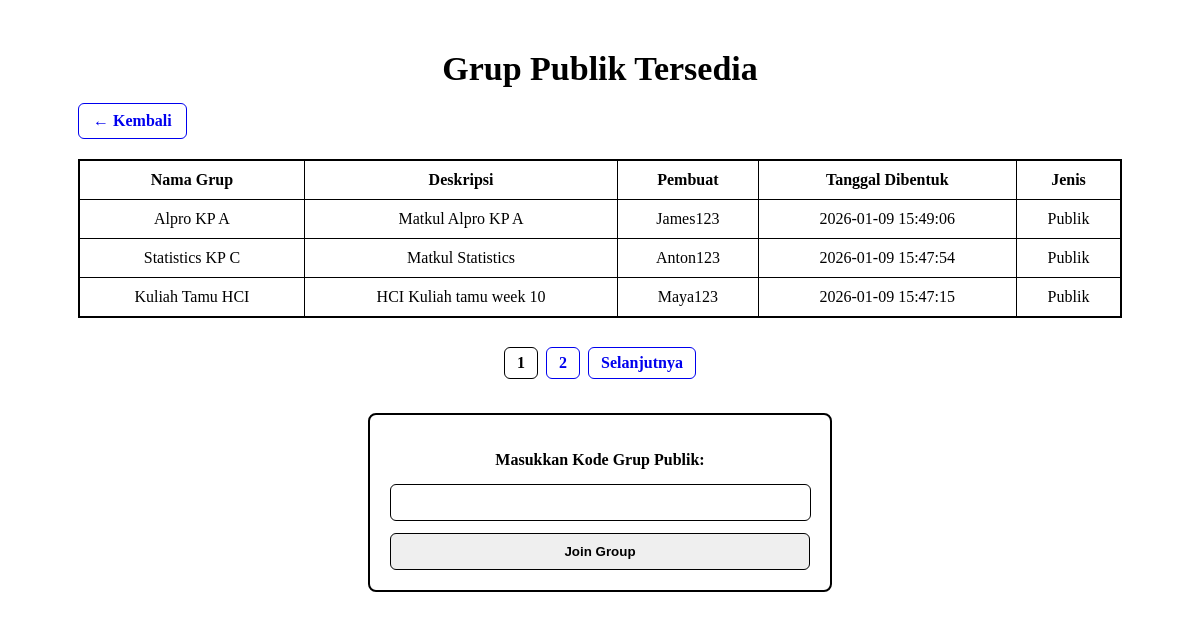
/dosen/dosen_group_publik.php (signed in), run on the app's committed database.
### tables this page shows
CREATE TABLE `grup` (
  `idgrup` int(11) NOT NULL,
  `username_pembuat` varchar(20) NOT NULL,
  `nama` varchar(45) DEFAULT NULL,
  `deskripsi` varchar(45) DEFAULT NULL,
  `tanggal_pembentukan` datetime DEFAULT NULL,
  `jenis` enum('Privat','Publik') DEFAULT NULL,
  `kode_pendaftaran` varchar(45) DEFAULT NULL
);

### css/theme_session.php (called while the page is built, shortened)
<?php
$themeClass = '';

### class/parent.php (called while the page is built, shortened)
<?php
class classParent {
    public function __construct() {
        $this->mysqli = new mysqli(SERVER, UID, PWD, DB);
    }
}
?>

### class/group.php (called while the page is built, shortened)
<?php
require_once 'parent.php';
class group extends classParent {
   public function getAllPublicGroups($username, $offset = null, $limit = null)
    {
    if ($offset !== null && $limit !== null) {
        $sql = "SELECT g.*
                FROM grup g
                LEFT JOIN member_grup mg
                    ON g.idgrup = mg.idgrup
                    AND mg.username = ?
                WHERE g.jenis = 'Publik'
                AND mg.idgrup IS NULL
                AND g.username_pembuat != ?
                ORDER BY g.idgrup DESC
                LIMIT ?, ?";
        $stmt = $this->mysqli->prepare($sql);
        $stmt->bind_param("ssii", $username, $username, $offset, $limit);
    }
    else {
        $sql = "SELECT g.*
                FROM grup g
                LEFT JOIN member_grup mg
                    ON g.idgrup = mg.idgrup
                    AND mg.username = ?
                WHERE g.jenis = 'Publik'
                AND mg.idgrup IS NULL
                AND g.username_pembuat != ?
                ORDER BY g.idgrup DESC";
        $stmt = $this->mysqli->prepare($sql);
        $stmt->bind_param("ss", $username, $username);
    }
    $stmt->execute();
    return $stmt->get_result();
}
}

### dosen/dosen_group_publik.php (the view, shortened to what this page needs)
<?php
require_once '../class/group.php';
require_once '../css/theme_session.php';
$group = new group();
$PER_PAGE = 3;
$offset = isset($_GET['start']) ? max(0, (int)$_GET['start']) : 0;
$res = $group->getAllPublicGroups(
    $_SESSION['user']['username'],
    $offset,
    $PER_PAGE
);
?>
<!DOCTYPE html>
<html lang="id">
<head>
<link rel="stylesheet" href="../css/theme.css">
</head>
<body class="<?= $themeClass ?>">
<h2>Grup Publik Tersedia</h2>
<div class="container-kembali">
    <a href="dosen_home.php" class="kembali">← Kembali</a>
</div>
<table>
<thead>
<tr>
    <th>Nama Grup</th>
    <th>Deskripsi</th>
    <th>Pembuat</th>
    <th>Tanggal Dibentuk</th>
    <th>Jenis</th>
</tr>
</thead>
<tbody>
<?php
if ($res->num_rows == 0) {
    echo "<tr><td colspan='5' class='kosong'>Tidak ada grup publik yang tersedia</td></tr>";
} else {
    while ($row = $res->fetch_assoc()) {
        echo "<tr>";
        echo "<td data-label='Nama Grup'>".$row['nama']."</td>";
        echo "<td data-label='Deskripsi'>".$row['deskripsi']."</td>";
        echo "<td data-label='Pembuat'>".$row['username_pembuat']."</td>";
        echo "<td data-label='Tanggal Dibentuk'>".$row['tanggal_pembentukan']."</td>";
        echo "<td data-label='Jenis'>".$row['jenis']."</td>";
        echo "</tr>";
    }
}
?>
</tbody>
</table>
<div class="paging">
<?php
$result_all = $group->getAllPublicGroups($_SESSION['user']['username']);
$total_data = $result_all->num_rows;
$max_page = ceil($total_data / $PER_PAGE);
$current_page = floor($offset / $PER_PAGE) + 1;
for ($page = 1; $page <= $max_page; $page++) {
    $offs = ($page - 1) * $PER_PAGE;
    echo ($page == $current_page)
        ? "<b>$page</b>"
        : "<a href='?start=$offs'>$page</a>";
}
if ($current_page < $max_page) {
    echo "<a href='?start=".($offset + $PER_PAGE)."'>Selanjutnya</a>";
}
?>
</div>
<div class="insert-kode">
<form action="dosen_join_group_proses.php" method="post">
    <p>Masukkan Kode Grup Publik:</p>
    <input type="text" name="kode" required>
    <button type="submit">Join Group</button>
</form>
</div>
</body>
</html>

### dosen/dosen_group_publik.php (style rules this page uses)
body { font-family:'Times New Roman', Times, serif; margin:0; padding:20px; }
h2 { text-align:center; margin:30px 0 15px; font-size:34px; }
.container-kembali { width:90%; margin:auto; }
.kembali { display:inline-block; padding:8px 14px; font-weight:bold; text-decoration:none; border-radius:6px; border:1px solid; }
table { width:90%; margin:20px auto; border-collapse:collapse; border:2px solid; }
th, td { border:1px solid; padding:10px; text-align:center; }
th { font-weight:bold; }
.paging { text-align:center; margin:25px; }
.paging a, .paging b { display:inline-block; margin:4px; padding:6px 12px; font-weight:bold; text-decoration:none; border-radius:6px; border:1px solid; }
.insert-kode { text-align:center; padding:20px; border:2px solid; width:90%; max-width:420px; margin:30px auto; border-radius:8px; }
.insert-kode p { margin-bottom:15px; font-weight:bold; }
.insert-kode input { width:95%; padding:10px; margin-bottom:12px; border:1px solid; border-radius:6px; }
.insert-kode button { width:100%; padding:10px; font-weight:bold; border-radius:6px; border:1px solid; }

### data on the page
grup: nama "Alpro KP A", deskripsi "Matkul Alpro KP A", username_pembuat "James123", tanggal_pembentukan "2026-01-09 15:49:06", jenis "Publik"
grup: nama "Statistics KP C", deskripsi "Matkul Statistics", username_pembuat "Anton123", tanggal_pembentukan "2026-01-09 15:47:54", jenis "Publik"
grup: nama "Kuliah Tamu HCI", deskripsi "HCI Kuliah tamu week 10", username_pembuat "Maya123", tanggal_pembentukan "2026-01-09 15:47:15", jenis "Publik"
